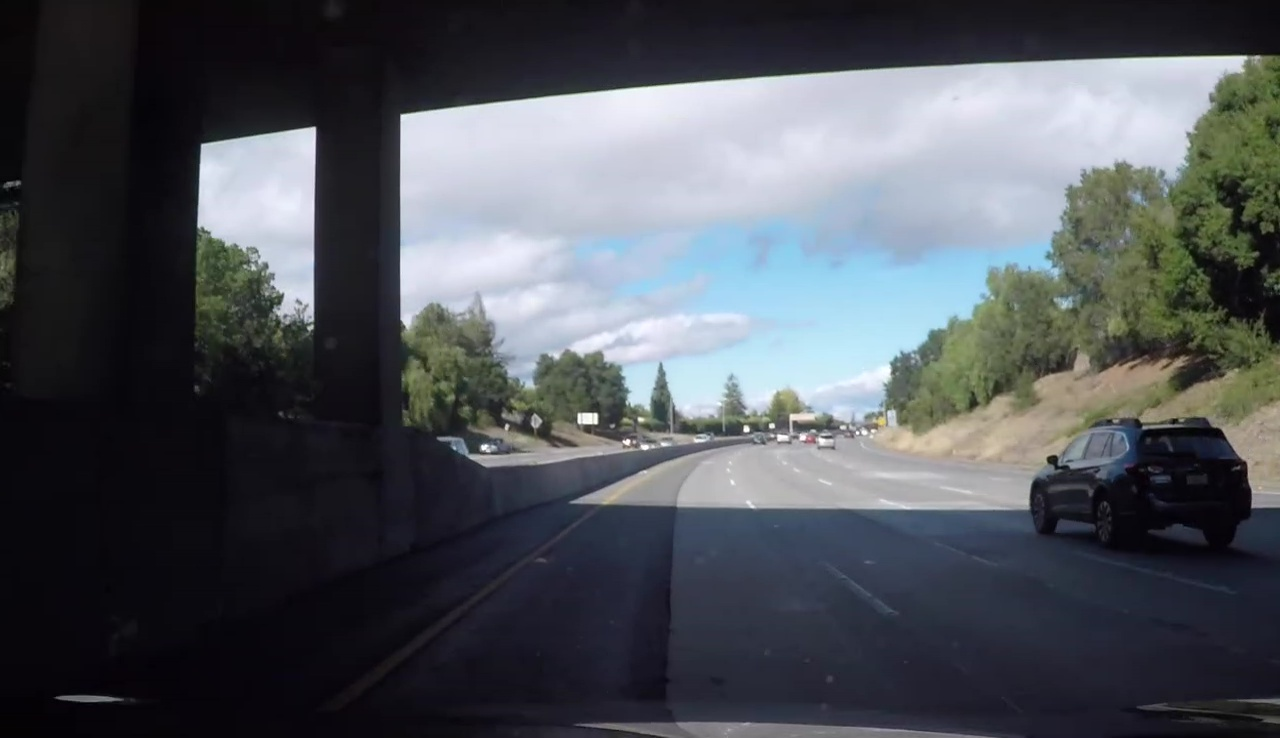
#> input picture test_images/test7.jpg, 1280 x 738 px; its folder holds only this picture in this run
$ python test.py   (older library calls are emulated)
#> lines starting #> are read from the running program, lines starting #| are printed output that depends on the picture; after the words box and inside, x2 and y2 are one past the last pixel; in counts of white or black regions, pixels touching at a corner belong together
### pipeline.py
import numpy as np
import cv2
import matplotlib.image as mpimg
import parameters as params
import lane


def gaussian_blur(img, kernel_size):
    """Applies a Gaussian Noise kernel"""
    return cv2.GaussianBlur(img, (kernel_size, kernel_size), 0)

# instead of taking the maximum of the histogram we would like to take the median
def argmedian(hist):
    total_sum = np.sum(hist)
    cumulative_sum = np.cumsum(hist)
    argmed = np.argmin(np.abs(cumulative_sum-total_sum//2))
    return argmed

# Identify valid lane pixels based on a sliding windows search
def find_lane_pixels(binary_warped):
    # Take a histogram of the bottom half of the image
    histogram = np.sum(binary_warped[binary_warped.shape[0]//2:,:], axis=0)
    # Create an output image to draw on and visualize the result
    out_img = np.dstack((binary_warped, binary_warped, binary_warped))
    # Find the peak of the left and right halves of the histogram
    # These will be the starting point for the left and right lines
    midpoint = np.int(histogram.shape[0]//2)
    leftx_base = argmedian(histogram[:midpoint])
    rightx_base = argmedian(histogram[midpoint:])+midpoint
    # Set height of windows - based on nwindows above and image shape
    window_height = np.int(binary_warped.shape[0]//params.nwindows)
    # Identify the x and y positions of all nonzero pixels in the image
    nonzero = binary_warped.nonzero()
    nonzeroy = np.array(nonzero[0])
    nonzerox = np.array(nonzero[1])
    # Current positions to be updated later for each window in nwindows
    leftx_current = leftx_base
    rightx_current = rightx_base
    # Create empty lists to receive left and right lane pixel indices
    left_lane_inds = []
    right_lane_inds = []
    # Step through the windows one by one
    for window in range(params.nwindows):
        # Identify window boundaries in x and y (and right and left)
        win_y_low = binary_warped.shape[0] - (window+1)*window_height
        win_y_high = binary_warped.shape[0] - window*window_height
        ### TO-DO: Find the four below boundaries of the window ###
        win_xleft_low = leftx_current - params.window_margin
        win_xleft_high = leftx_current + params.window_margin
        win_xright_low = rightx_current - params.window_margin
        win_xright_high = rightx_current + params.window_margin

        # Draw the windows on the visualization image
        cv2.rectangle(out_img,(win_xleft_low,win_y_low),
        (win_xleft_high,win_y_high),(0,255,0), 2)
        cv2.rectangle(out_img,(win_xright_low,win_y_low),
        (win_xright_high,win_y_high),(0,255,0), 2)

        ### Identify the nonzero pixels in x and y within the window ###
        good_left_inds = ((nonzeroy >= win_y_low) & (nonzeroy < win_y_high) &
        (nonzerox >= win_xleft_low) &  (nonzerox < win_xleft_high)).nonzero()[0]
        good_right_inds = ((nonzeroy >= win_y_low) & (nonzeroy < win_y_high) &
        (nonzerox >= win_xright_low) &  (nonzerox < win_xright_high)).nonzero()[0]

        # Append these indices to the lists
        left_lane_inds.append(good_left_inds)
        right_lane_inds.append(good_right_inds)

        ### If you found > minpix pixels, recenter next window ###
        ### (`right` or `leftx_current`) on their mean position ###
        if len(good_left_inds) > params.window_minpix:
            leftx_current = np.int(np.mean(nonzerox[good_left_inds]))
        if len(good_right_inds) > params.window_minpix:
            rightx_current = np.int(np.mean(nonzerox[good_right_inds]))
    # Concatenate the arrays of indices (previously was a list of lists of pixels)
    try:
        left_lane_inds = np.concatenate(left_lane_inds)
        right_lane_inds = np.concatenate(right_lane_inds)
    except ValueError:
        # Avoids an error if the above is not implemented fully
        pass
    # Extract left and right line pixel positions
    leftx = nonzerox[left_lane_inds]
    lefty = nonzeroy[left_lane_inds]
    rightx = nonzerox[right_lane_inds]
    righty = nonzeroy[right_lane_inds]
    return leftx, lefty, rightx, righty, out_img


# Lane detection class
class lane_detection:

    # Initialize by calibrating the lane_detection to the specific camera in use
    def __init__(self, img, objpoints, imgpoints):
       self.reset_lanes()
       ret, self.undist_mtx, self.dist_coeffs, rvecs, tvecs = cv2.calibrateCamera(objpoints, imgpoints, img.shape[1:], None, None)

    # Reset the lanes
    def reset_lanes(self):
       self.lane_left = lane.lane()
       self.lane_right = lane.lane()

    # Calibrate the warp matrix
    def calibrate_warp(self, vertices, destination):
       self.warp_matrix = cv2.getPerspectiveTransform(vertices, destination)

    # Undistort the image
    def undistort(self,img):
       undist = cv2.undistort(img, self.undist_mtx, self.dist_coeffs, None, self.undist_mtx)
       return undist

    # Apply a Sobel filter to the image
    def apply_sobel(self, img, sobel_kernel=3, sob_thresh=(0, 255), mag_thresh=(0, 255), dir_thresh=(0, np.pi/2)):
        # Take both Sobel x and y gradients
        sobel_x = cv2.Sobel(img, cv2.CV_64F, 1, 0, ksize=sobel_kernel)
        sobel_y = cv2.Sobel(img, cv2.CV_64F, 0, 1, ksize=sobel_kernel)

        # Compute absolute values
        abs_sobel_x = np.absolute(sobel_x)
        abs_sobel_y = np.absolute(sobel_y)

        scaled_sobel_x = np.uint8(255*abs_sobel_x/np.max(abs_sobel_x))
        scaled_sobel_y = np.uint8(255*abs_sobel_y/np.max(abs_sobel_y))

        ## Treshold in x-direction
        binary_x = np.zeros_like(scaled_sobel_x)
        binary_x[(scaled_sobel_x >= sob_thresh[0]) & (scaled_sobel_x <= sob_thresh[1])] = 1

        ## Treshold in y-direction
        binary_y = np.zeros_like(scaled_sobel_y)
        binary_y[(scaled_sobel_y >= sob_thresh[0]) & (scaled_sobel_y <= sob_thresh[1])] = 1

        ## Magnitude threshold
        # Calculate the gradient magnitude
        abs_grad = np.sqrt(sobel_x**2 + sobel_y**2)
        # Rescale to 8 bit
        scaled_grad= np.uint8(255*abs_grad/np.max(abs_grad))
        # Create a binary image of ones where threshold is met, zeros otherwise
        binary_mag = np.zeros_like(scaled_grad)
        binary_mag[(scaled_grad >= mag_thresh[0]) & (scaled_grad <= mag_thresh[1])] = 1

        ## Direction threshold
        grad_dir = np.arctan2(abs_sobel_y, abs_sobel_x)

        # Create a binary image of ones where threshold is met, zeros otherwise
        binary_dir = np.zeros_like(grad_dir)
        binary_dir[(grad_dir >= dir_thresh[0]) & (grad_dir <= dir_thresh[1])] = 1


        # Combine all results
        bin_combined = np.zeros_like(binary_x)
        bin_combined[((binary_x == 1) & (binary_y == 1)) | ((binary_mag == 1) & (binary_dir == 1))] = 1
        return bin_combined


    def sobel_filter(self, img):
        ret = self.apply_sobel(img, params.SOBEL_KERNEL_SIZE, params.SOBEL_THRESHOLD, params.MAGNITUDE_THRESHOLD, params.DIRECTIONAL_THRESHOLD)
        return ret*255

    # Grayscale is computed from a the HLS-S and RGB-R channel of the original image
    def grayscale(self, img):
        hls = cv2.cvtColor(img, cv2.COLOR_RGB2HLS)
        ret = cv2.addWeighted(hls[:,:,2],0.5,img[:,:,0],0.5,0)
        return ret

    # HSV Color filter filters for white and yellowish pixels
    def hsv_color_filter(self, img):
       hsv = cv2.cvtColor(img, cv2.COLOR_RGB2HSV)
       image_yellow = cv2.inRange(hsv, params.dark_yellow, params.light_yellow)
       image_white = cv2.inRange(hsv, params.dark_white, params.light_white)
       ret_image = image_white+image_yellow
       return ret_image

    # Fit polynomials onto pixel found by a sliding window search
    def fit_polynomial_windows(self,binary_warped):
        # Find our lane pixels first
        leftx, lefty, rightx, righty, out_img = find_lane_pixels(binary_warped)
        self.lane_left.update_fit(leftx, lefty)
        self.lane_right.update_fit(rightx, righty)

    # Use previously found polynomials to search for activated pixel in its vicinity
    # [24 lines left out: function search_around_polynomial, not called in this run]

    # This function is used to visualize the best fit polynomials on the warped image
    def visualize_polynomials(self, binary_warped):
        result =  np.zeros((binary_warped.shape[0],binary_warped.shape[1],3), np.uint8)
        # Generate x and y values for plotting
        ploty = np.linspace(0, binary_warped.shape[0]-1, binary_warped.shape[0])

        ### Calc both polynomials using ploty, left_fit and right_fit ###
        if(self.lane_left.degradation>0):
            left_fitx = self.lane_left.best_fit[0]*ploty**2 + self.lane_left.best_fit[1]*ploty + self.lane_left.best_fit[2]
            left_fit_pts=np.transpose(np.vstack([left_fitx, ploty]))
            cv2.polylines(result,np.int_([left_fit_pts]),False,(255,0,0),thickness=8)
        if(self.lane_right.degradation>0):
            right_fitx = self.lane_right.best_fit[0]*ploty**2 + self.lane_right.best_fit[1]*ploty + self.lane_right.best_fit[2]
            right_fit_pts=np.transpose(np.vstack([right_fitx, ploty]))
            cv2.polylines(result,np.int_([right_fit_pts]),False,(255,0,0),thickness=8)
        if(self.lane_left.degradation>0) and (self.lane_right.degradation>0):
            pts = np.hstack((np.array([left_fit_pts]), np.array([np.flipud(right_fit_pts)])))
            cv2.fillPoly(result, np.int_([pts]), (0,100, 0))
        # Plot the polynomial lines onto the image
        return result

    # Display some diagnostics
    def display_data(self, lane):
        img = np.zeros((200,500,3), np.uint8)

        if (lane.degradation == 0):
            color_box = (188,0,0)
            text_color = (255, 255, 255)
        elif (lane.degradation == 1):
            color_box = (217,217,80)
            text_color = (0, 0, 0)
        else:
            color_box = (60,179,113)
            text_color = (255, 255, 255)
        img[2:-2,2:-2]=color_box
        if np.abs(lane.radius_of_curvature)<5000:
            txt1 = "Curvature Radius: " + str(round(lane.radius_of_curvature,1)) + " m"
        else:
            txt1 = "Curvature Radius: inf m"
        cv2.putText(img,txt1,(10, 30), cv2.FONT_HERSHEY_TRIPLEX, 0.8, text_color, 1)
        txt2 = "Position: " + str(round(lane.line_base_pos,2)) + " m"
        cv2.putText(img,txt2,(10, 60), cv2.FONT_HERSHEY_TRIPLEX, 0.8, text_color, 1)
        txt3 = "Error Frames: " + str(lane.error_frames)
        cv2.putText(img,txt3,(10, 120), cv2.FONT_HERSHEY_TRIPLEX, 0.8,text_color, 1)
        return img

    # Complete image processing pipeline
    def image_pipeline(self, img):
        # Undistort the image
        undist = self.undistort(img)
        # Convert to grayscale with an appropriate mix of color channels
        gray = self.grayscale(undist)
        # Gaussian blur
        blur = gaussian_blur(gray,3)
        # Sobel filter the blurred grayscale image
        sobel_filtered = self.sobel_filter(blur)

        # HSV color mask on the original image
        hsv_color_mask = self.hsv_color_filter(undist)

        # weighted average of the two filters
        binary = np.zeros_like(sobel_filtered)
        binary[(hsv_color_mask >= 1) & (sobel_filtered >=1)] = 1
        # warp the filtered image
        warped = cv2.warpPerspective(binary, self.warp_matrix, sobel_filtered.shape[1::-1], flags=cv2.INTER_LINEAR)

        # choose fitting algorithm based on degradation
        if (self.lane_left.degradation > 1):
            self.search_around_polynomial(warped,self.lane_left)
        if (self.lane_right.degradation > 1):
            self.search_around_polynomial(warped,self.lane_right)
        if (self.lane_left.degradation < 2 or self.lane_right.degradation < 2 ):
            self.fit_polynomial_windows(warped)

        # sanity check for left and right lane (left lane should not be right of ego position and vice versa)
        if (self.lane_left.line_base_pos>0.0):
            self.lane_left.degradation = 0
        if (self.lane_right.line_base_pos<0.0):
            self.lane_right.degradation = 0

        # visualize the polynomial
        poly_img = self.visualize_polynomials(warped)
        # Reverse the warp
        img_reverse = cv2.warpPerspective(poly_img, self.warp_matrix, poly_img.shape[1::-1], flags=cv2.INTER_LINEAR+cv2.WARP_INVERSE_MAP)

        # Add the back-warped image to the undistorted original image
        result = cv2.addWeighted(undist ,1 , img_reverse, 0.5,0)

        # Display Diagnostics
        left_text = self.display_data(self.lane_left)
        right_text = self.display_data(self.lane_right)
        box_offset = 20
        overlay_left = cv2.addWeighted(result[box_offset:box_offset+left_text.shape[0],box_offset:box_offset+left_text.shape[1]],0.5 , left_text, 0.7,0)
        overlay_right = cv2.addWeighted(result[box_offset:box_offset+right_text.shape[0],result.shape[1]-box_offset-right_text.shape[1]:result.shape[1]-box_offset],0.5 , right_text, 0.7,0)
        result[box_offset:box_offset+left_text.shape[0],box_offset:box_offset+left_text.shape[1]] = overlay_left
        result[box_offset:box_offset+right_text.shape[0],result.shape[1]-box_offset-right_text.shape[1]:result.shape[1]-box_offset] = overlay_right
        return result

### lane.py
from collections import deque
import numpy as np
import parameters as params

# meter to pixel conversion rate
mpx = params.M_TO_PIX_X
mpy = params.M_TO_PIX_Y
# base of the image in m
y_base = 720*mpy


def compute_curvature_and_position(fit):
    # convert fit parameters to meter
    A = fit[0]*mpx/(mpy**2)
    B = fit[1]*(mpx/mpy)
    C = fit[2]*mpx
    y_evals = np.linspace(0,y_base,11)
    # evaluate at the curvature along the curve
    curvature =  (2*A)/ (1 + (2*A*y_evals + B)**2)**1.5
    # take the average of the curvature along the curve and compute the reciprocal to get an approximation for the curvature
    radius_of_curvature = len(y_evals)/sum(curvature)
    # intersection of the fit with the image frame is the base position
    line_base_pos = A*y_base**2+B*y_base+C-params.CAMERA_X
    return radius_of_curvature, line_base_pos

# Define a class to receive the characteristics of each line detection
class lane():
    def __init__(self):
        # was the line detected in the last iteration?
        self.degradation = 0
        # last n fits of the line
        self.lane_history = deque(maxlen=params.ERROR_FRAMES)
        #polynomial coefficients averaged over the last n iterations
        self.best_fit = None
        #radius of curvature of the line in some units
        self.radius_of_curvature = 0.0
        #distance in meters of vehicle center from the line
        self.line_base_pos = 0.0
        #difference in fit coefficients between last and new fits
        self.error_frames = 0

    # Update the fit
    def update_fit(self,pts_x,pts_y):
        if len(pts_x)>0:
            current_fit = np.polyfit(pts_y,pts_x,2)
            self.update_lane(current_fit)
        elif (self.degradation>0) and (self.error_frames<params.ERROR_FRAMES):
            self.degradation = 1
            self.error_frames+=1
        else:
            self.degradation =0


    # Radius of curvature should not be too small and the lane should not be more than 3m away from the car
    def check_plausability(self,radius,position):
        if (np.abs(radius)>params.CURVATURE_MARGIN) and position<3.0:
            return True
        else:
            return False

    # Check new fit against last best fit by comparing the curvature and the base position
    # [5 lines left out: function check_relative_plausability, not called in this run]

    def set_curvature_and_position(self,radius,position):
        self.radius_of_curvature = radius
        self.line_base_pos = position

    # Average fit of the whole history of fits
    def compute_average_fit(self):
        self.best_fit=sum(self.lane_history)/len(self.lane_history)

    def update_lane(self,fit):
        radius_of_curvature, line_base_pos = compute_curvature_and_position(fit)
        # If there are too many error frames the lane is degraded
        if (self.error_frames==params.ERROR_FRAMES) or (self.degradation ==1 and self.error_frames>len(self.lane_history)):
            self.degradation = 0
        # If the lane is degraded, the fit is reset (if it is plausible)
        if (self.degradation == 0):
            self.lane_history.clear()
            if (self.check_plausability(radius_of_curvature, line_base_pos)):
                self.error_frames = 0
                self.set_curvature_and_position(radius_of_curvature, line_base_pos)
                self.best_fit=fit
                self.lane_history.clear()
                self.lane_history.append(fit)
                self.degradation = 1
            else:
                self.error_frames+=1
        # Degradation stays at 1 until we find 2 consecutive fits that are "similar"
        elif (self.degradation == 1):
            self.lane_history.append(fit)
            self.compute_average_fit()
            if (self.check_relative_plausability(radius_of_curvature,line_base_pos)):
                radius_of_curvature, line_base_pos = compute_curvature_and_position(self.best_fit)
                self.set_curvature_and_position(radius_of_curvature, line_base_pos)
                self.degradation=2
            else:
                radius_of_curvature, line_base_pos = compute_curvature_and_position(self.best_fit)
                self.set_curvature_and_position(radius_of_curvature, line_base_pos)
                self.error_frames+=1
        # Once the fit is established we add new fits to the lane history
        elif (self.degradation == 2):
            if (self.check_relative_plausability(radius_of_curvature,line_base_pos)):
                self.error_frames = 0
                self.lane_history.append(fit)
                self.compute_average_fit()
                radius_of_curvature, line_base_pos = compute_curvature_and_position(self.best_fit)
                self.set_curvature_and_position(radius_of_curvature, line_base_pos)
            # If the new fit differs too much from the old one we add an error frame
            else:
                self.error_frames+=1

### test.py
import numpy as np
import cv2
import matplotlib.pyplot as plt
import matplotlib.image as mpimg
import os

import pipeline as ld


calib = np.load("calib.npz")
#> (reads calib.npz from the repository)

img =[]

test_images=os.listdir("test_images/")

image=mpimg.imread("test_images/"+test_images[0])
#> image is the input picture: shape (738, 1280, 3); mean R, G, B 79.9, 84, 90
lane_detector =  ld.lane_detection(image, calib['arr_0'], calib['arr_1'])
#> in __init__, `ret, self.undist_mtx, self.dist_coeffs, rvecs, tvecs = cv2.calibrateCa..`: ret = 1.03; self.undist_mtx = [[1157.8, 0, 667.1], [0, 1152.8, 386.1], [0, 0, 1]]; self.dist_coeffs = [[-0.247, -0.0236, -0.0011, 0.000351, -0.00283]]; rvecs = 17 items, first 6: [0.509, -0.219, 0.0292], [0.034, 0.459, 0.00532], [0.0349, 0.652, 0.00975], [-0.33, 0.661, -0.416], [0.0551, -0.518, -0.00421], [-0.0234, -0.487, 0.0203]; tvecs = 17 items, first 6: [-2.08, -0.722, 19.61], [-16.94, -3.47, 32.03], [-0.17, -3.47, 21.9], [-6.01, -1.56, 26.69], [5.41, -4.44, 20.81], [4.52, -1.46, 20]
vertices = np.float32([[[287,670],[603,444],[678,444],[1031,670]]])
destination = np.float32([[[300,700],[300,20],[980,20],[980,700]]])

n=8
lane_detector.calibrate_warp(vertices,destination)
titles = ["Original Image", "Undistorted Image"]
fig, ax = plt.subplots(n,2,figsize=(50,100))
fig.tight_layout()

for i in range(0, n):
    lane_detector.reset_lanes()
    image=mpimg.imread("test_images/"+test_images[i])
    result = lane_detector.image_pipeline(image)
#> in apply_sobel, `sobel_y = cv2.Sobel(img, cv2.CV_64F, 0, 1, ksize=sobel_kernel)`:
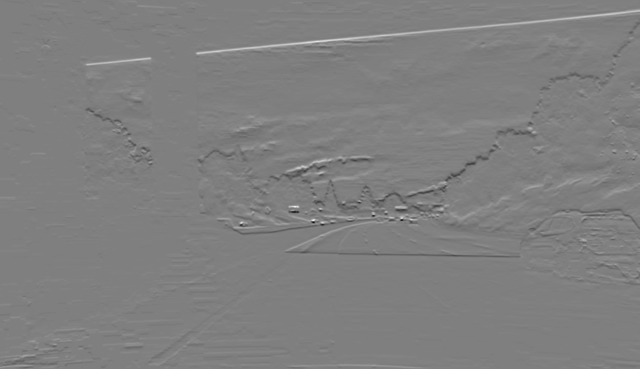
#> sobel_y: shape (738, 1280) float64 (shown at 1/2 size); min -5966, max 5949, mean 3.1; drawn with min black and max white
#> in apply_sobel, `grad_dir = np.arctan2(abs_sobel_y, abs_sobel_x)`:
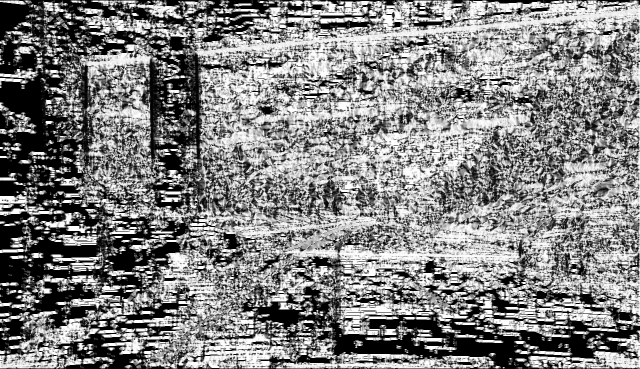
#> grad_dir: shape (738, 1280) float64 (shown at 1/2 size); min 0, max 1.57, mean 0.803; drawn with min black and max white
#> in sobel_filter, `ret = self.apply_sobel(img, params.SOBEL_KERNEL_SIZE, params.SOBEL_THR..`:
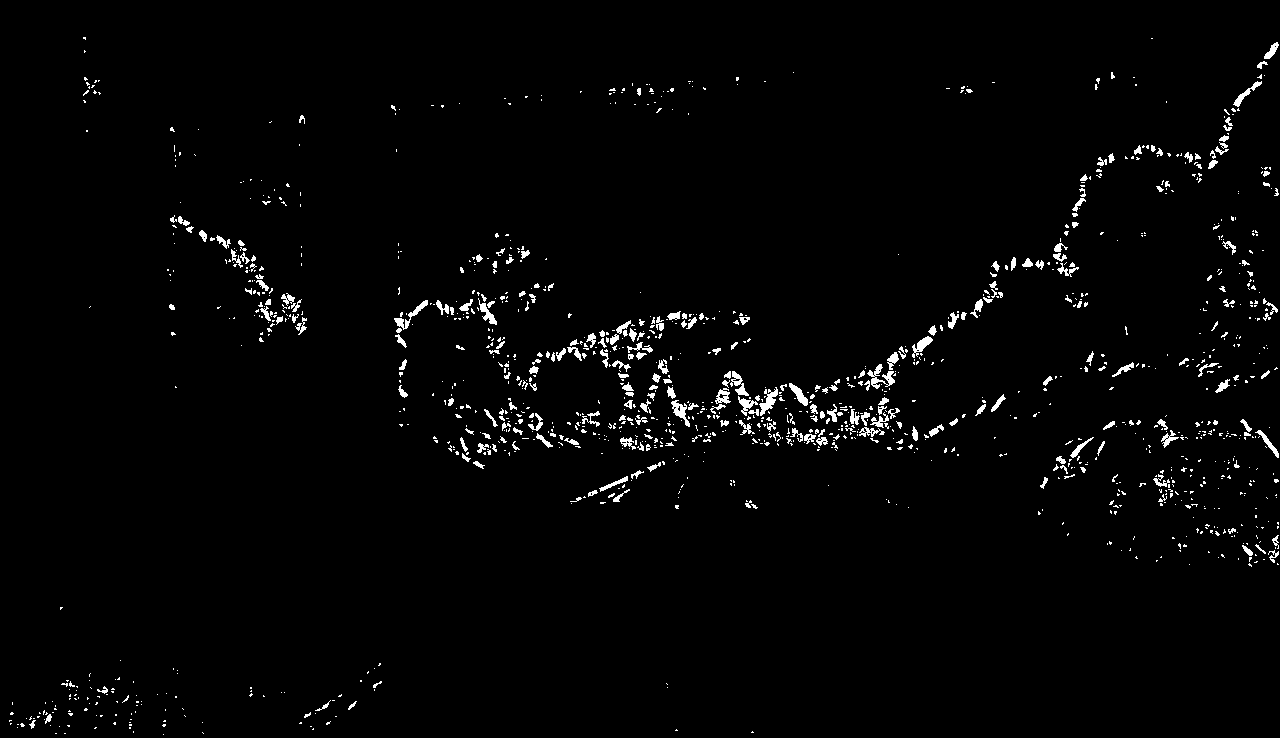
#> ret: shape (738, 1280); values 0 (black) and 1 (white), 2% white; 1327 white regions (1067 under 20 px), largest, box (x1, y1, x2, y2) and area: (867, 364, 895, 389) 272, (759, 387, 778, 416) 233, (394, 300, 428, 330) 224
#> in display_data, `cv2.putText(img,txt1,(10, 30), cv2.FONT_HERSHEY_TRIPLEX, 0.8, text_col..`:
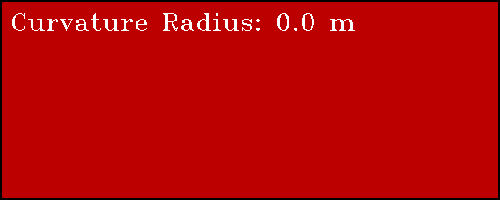
#> img: shape (200, 500, 3); mean of channels 0, 1, 2 183.6, 3.3, 3.3; drawn as R, G, B
#> (the rest of the program and of its run is left out)
